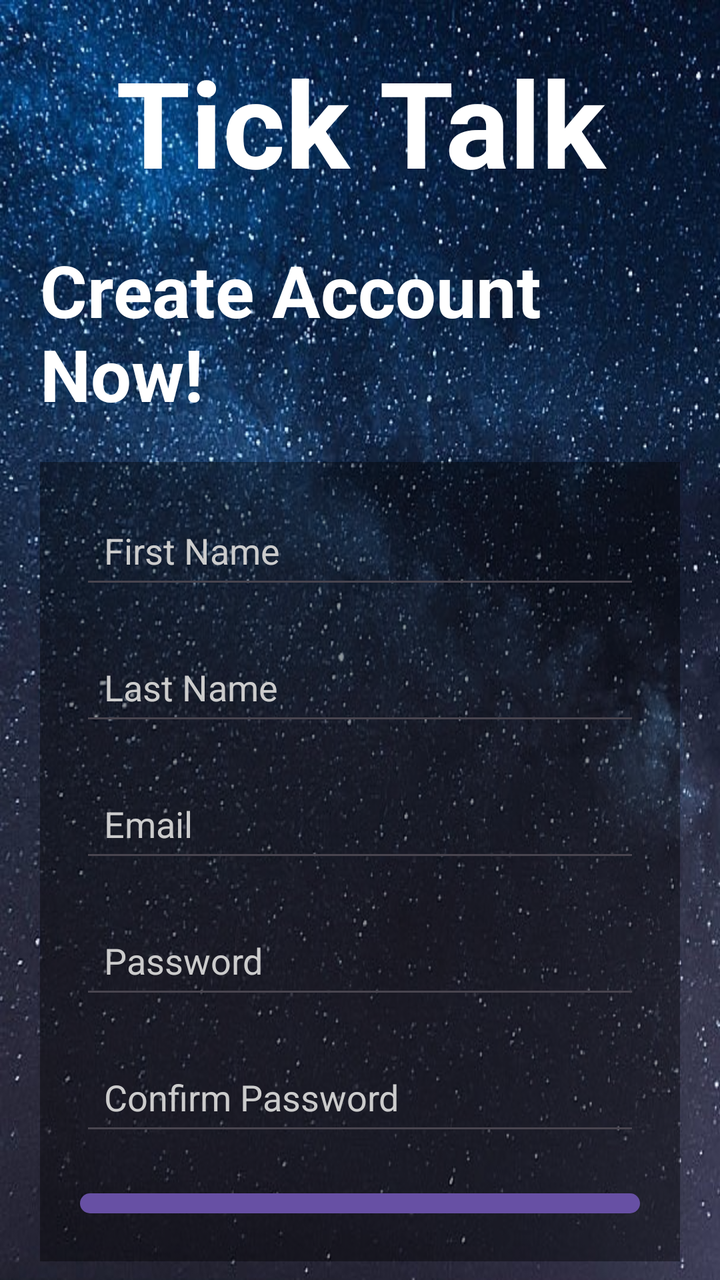
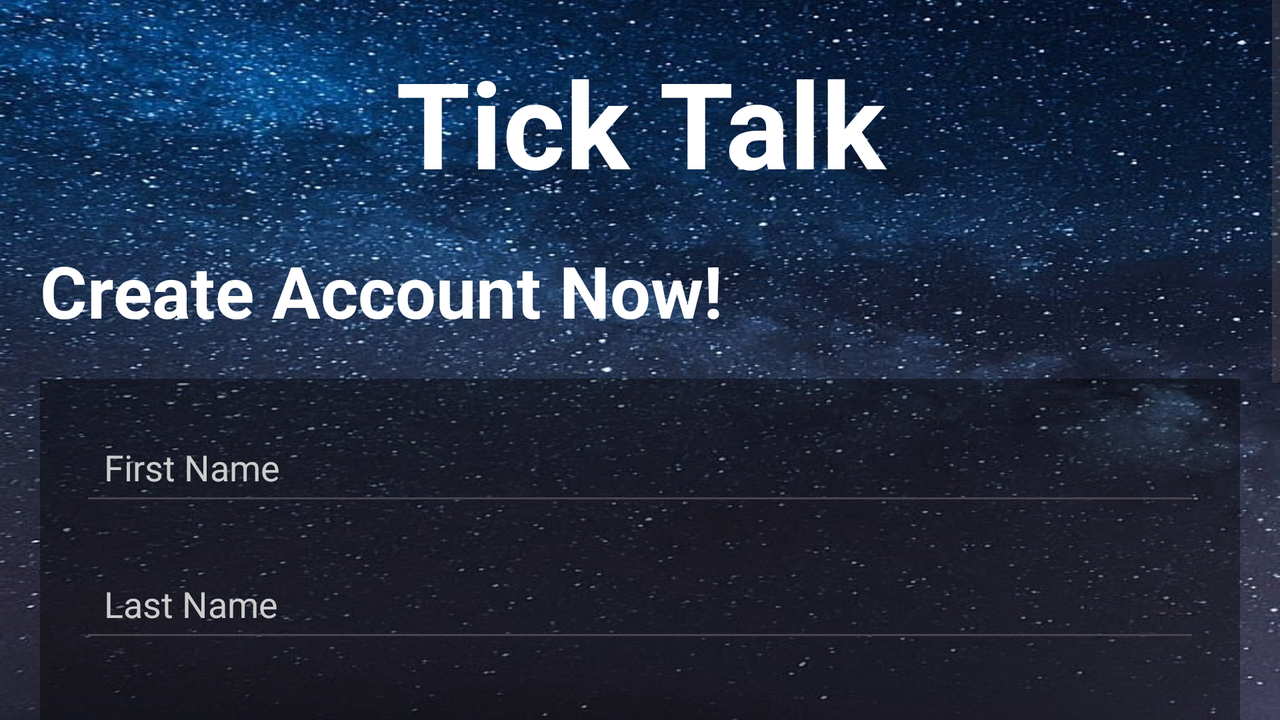

Two renders of one Android screen. The first uses the default layout on a phone; the second uses the alternative layout the repository ships for a different screen configuration, on a matching device. The two XML files are below.
<!-- AndroidManifest.xml: application theme Theme.Project2 -->
<!-- res/layout/activity_signup.xml -->
<?xml version="1.0" encoding="utf-8"?>
<androidx.constraintlayout.widget.ConstraintLayout xmlns:android="http://schemas.android.com/apk/res/android"
    xmlns:app="http://schemas.android.com/apk/res-auto"
    xmlns:tools="http://schemas.android.com/tools"
    android:id="@+id/main"
    android:layout_width="match_parent"
    android:layout_height="match_parent"
    android:background="@drawable/background"
    tools:context=".SignUpActivity">

    <LinearLayout
        android:layout_width="match_parent"
        android:layout_height="wrap_content"
        android:layout_marginTop="1dp"
        android:orientation="vertical"
        app:layout_constraintBottom_toBottomOf="parent"
        app:layout_constraintTop_toTopOf="parent"
        app:layout_constraintVertical_bias="0.5"
        tools:layout_editor_absoluteX="1dp">

        <TextView
            android:id="@+id/logo"
            android:layout_width="match_parent"
            android:layout_height="wrap_content"
            android:layout_margin="20dp"
            android:text="Tick Talk"
            android:textAlignment="center"
            android:textColor="@color/white"
            android:textSize="60sp"
            android:textStyle="bold"
            app:layout_constraintTop_toTopOf="parent" />

        <TextView
            android:id="@+id/welcome_message"
            android:layout_width="match_parent"
            android:layout_height="wrap_content"
            android:layout_marginLeft="20dp"
            android:layout_marginBottom="20dp"
            android:text="Create Account Now!"
            android:textColor="@color/white"
            android:textSize="36sp"
            android:textStyle="bold"
            app:layout_constraintTop_toTopOf="parent" />

        <LinearLayout
            android:layout_width="match_parent"
            android:layout_height="wrap_content"
            android:layout_marginLeft="20dp"
            android:layout_marginRight="20dp"
            android:layout_marginBottom="10dp"
            android:background="#66000000"
            android:orientation="vertical"
            android:padding="20dp"
            app:layout_constraintBottom_toBottomOf="parent"
            app:layout_constraintTop_toTopOf="parent"
            app:layout_constraintVertical_bias="0.5"
            tools:layout_editor_absoluteX="1dp">

            <EditText
                android:id="@+id/firstName"
                android:layout_width="match_parent"
                android:layout_height="wrap_content"
                android:layout_marginBottom="20dp"
                android:ems="10"
                android:hint="First Name"
                android:inputType="text"
                android:padding="12dp"
                android:textColor="#FFFFFF"
                android:textColorHint="#CCCCCC" />

            <EditText
                android:id="@+id/lastName"
                android:layout_width="match_parent"
                android:layout_height="wrap_content"
                android:layout_marginBottom="20dp"
                android:ems="10"
                android:hint="Last Name"
                android:padding="12dp"
                android:textColor="#FFFFFF"
                android:textColorHint="#CCCCCC" />

            <EditText
                android:id="@+id/email"
                android:layout_width="match_parent"
                android:layout_height="wrap_content"
                android:layout_marginBottom="20dp"
                android:ems="10"
                android:hint="Email"
                android:inputType="textEmailAddress"
                android:padding="12dp"
                android:textColor="#FFFFFF"
                android:textColorHint="#CCCCCC" />

            <EditText
                android:id="@+id/password"
                android:layout_width="match_parent"
                android:layout_height="wrap_content"
                android:layout_marginBottom="20dp"
                android:ems="10"
                android:hint="Password"
                android:inputType="textPassword"
                android:padding="12dp"
                android:textColor="#FFFFFF"
                android:textColorHint="#CCCCCC" />

            <EditText
                android:id="@+id/confirmPassword"
                android:layout_width="match_parent"
                android:layout_height="wrap_content"
                android:layout_marginBottom="20dp"
                android:ems="10"
                android:hint="Confirm Password"
                android:inputType="textPassword"
                android:padding="12dp"
                android:textColor="#FFFFFF"
                android:textColorHint="#CCCCCC" />

            <Button
                android:id="@+id/sign_up"
                android:layout_width="match_parent"
                android:layout_height="wrap_content"
                android:text="Sign Up"
                android:textStyle="bold" />

        </LinearLayout>

        <LinearLayout
            android:layout_width="match_parent"
            android:layout_height="wrap_content"
            android:layout_gravity="center"
            android:layout_marginLeft="40dp"
            android:layout_marginRight="40dp"
            android:orientation="horizontal"
            android:textAlignment="center">

            <TextView
                android:id="@+id/already_have_account"
                android:layout_width="wrap_content"
                android:layout_height="wrap_content"
                android:text="Alrady Have An Account?"
                android:textAlignment="center"
                android:textColor="@color/white"
                android:textSize="16sp"
                tools:layout_editor_absoluteX="174dp"
                tools:layout_editor_absoluteY="605dp" />

            <Button
                android:id="@+id/go_to_sign_in"
                android:layout_width="wrap_content"
                android:layout_height="wrap_content"
                android:backgroundTint="#00000000"
                android:padding="0dp"
                android:text="Sign In"
                android:textColor="@color/white"
                android:textSize="16sp"
                android:textStyle="bold" />
        </LinearLayout>

    </LinearLayout>


</androidx.constraintlayout.widget.ConstraintLayout>
<!-- resources referenced by this layout -->
<resources>
  <color name="white">#FFFFFFFF</color>
  <!-- drawable background: jpg bitmap (drawable, 140352 bytes) -->
  <style name="Theme.Project2" parent="Base.Theme.Project2" />
  <style name="Base.Theme.Project2" parent="Theme.Material3.DayNight.NoActionBar">
          
  
      </style>
</resources>
<!-- res/layout-land/activity_signup.xml (the repository's variant of the layout above) -->
<!-- drawn on the phone turned sideways -->
<?xml version="1.0" encoding="utf-8"?>
<androidx.constraintlayout.widget.ConstraintLayout xmlns:android="http://schemas.android.com/apk/res/android"
    xmlns:app="http://schemas.android.com/apk/res-auto"
    xmlns:tools="http://schemas.android.com/tools"
    android:id="@+id/main"
    android:layout_width="match_parent"
    android:layout_height="match_parent"
    android:background="@drawable/background"
    tools:context=".SignUpActivity">

    <ScrollView
        android:layout_width="match_parent"
        android:layout_height="match_parent">

        <LinearLayout
            android:layout_width="match_parent"
            android:layout_height="wrap_content"
            android:orientation="vertical">
            <LinearLayout
                android:layout_width="match_parent"
                android:layout_height="wrap_content"
                android:layout_marginTop="1dp"
                android:orientation="vertical"
                app:layout_constraintBottom_toBottomOf="parent"
                app:layout_constraintTop_toTopOf="parent"
                app:layout_constraintVertical_bias="0.5"
                tools:layout_editor_absoluteX="1dp">

                <TextView
                    android:id="@+id/logo"
                    android:layout_width="match_parent"
                    android:layout_height="wrap_content"
                    android:layout_margin="20dp"
                    android:text="Tick Talk"
                    android:textAlignment="center"
                    android:textColor="@color/white"
                    android:textSize="60sp"
                    android:textStyle="bold"
                    app:layout_constraintTop_toTopOf="parent" />

                <TextView
                    android:id="@+id/welcome_message"
                    android:layout_width="match_parent"
                    android:layout_height="wrap_content"
                    android:layout_marginLeft="20dp"
                    android:layout_marginBottom="20dp"
                    android:text="Create Account Now!"
                    android:textColor="@color/white"
                    android:textSize="36sp"
                    android:textStyle="bold"
                    app:layout_constraintTop_toTopOf="parent" />

                <LinearLayout
                    android:layout_width="match_parent"
                    android:layout_height="wrap_content"
                    android:layout_marginLeft="20dp"
                    android:layout_marginRight="20dp"
                    android:layout_marginBottom="10dp"
                    android:background="#66000000"
                    android:orientation="vertical"
                    android:padding="20dp"
                    app:layout_constraintBottom_toBottomOf="parent"
                    app:layout_constraintTop_toTopOf="parent"
                    app:layout_constraintVertical_bias="0.5"
                    tools:layout_editor_absoluteX="1dp">

                    <EditText
                        android:id="@+id/firstName"
                        android:layout_width="match_parent"
                        android:layout_height="wrap_content"
                        android:layout_marginBottom="20dp"
                        android:ems="10"
                        android:hint="First Name"
                        android:inputType="text"
                        android:padding="12dp"
                        android:textColor="#FFFFFF"
                        android:textColorHint="#CCCCCC" />

                    <EditText
                        android:id="@+id/lastName"
                        android:layout_width="match_parent"
                        android:layout_height="wrap_content"
                        android:layout_marginBottom="20dp"
                        android:ems="10"
                        android:hint="Last Name"
                        android:padding="12dp"
                        android:textColor="#FFFFFF"
                        android:textColorHint="#CCCCCC" />

                    <EditText
                        android:id="@+id/email"
                        android:layout_width="match_parent"
                        android:layout_height="wrap_content"
                        android:layout_marginBottom="20dp"
                        android:ems="10"
                        android:hint="Email"
                        android:inputType="textEmailAddress"
                        android:padding="12dp"
                        android:textColor="#FFFFFF"
                        android:textColorHint="#CCCCCC" />

                    <EditText
                        android:id="@+id/password"
                        android:layout_width="match_parent"
                        android:layout_height="wrap_content"
                        android:layout_marginBottom="20dp"
                        android:ems="10"
                        android:hint="Password"
                        android:inputType="textPassword"
                        android:padding="12dp"
                        android:textColor="#FFFFFF"
                        android:textColorHint="#CCCCCC" />

                    <EditText
                        android:id="@+id/confirmPassword"
                        android:layout_width="match_parent"
                        android:layout_height="wrap_content"
                        android:layout_marginBottom="20dp"
                        android:ems="10"
                        android:hint="Confirm Password"
                        android:inputType="textPassword"
                        android:padding="12dp"
                        android:textColor="#FFFFFF"
                        android:textColorHint="#CCCCCC" />

                    <Button
                        android:id="@+id/sign_up"
                        android:layout_width="match_parent"
                        android:layout_height="wrap_content"
                        android:text="Sign Up"
                        android:textStyle="bold" />

                </LinearLayout>

                <LinearLayout
                    android:layout_width="match_parent"
                    android:layout_height="wrap_content"
                    android:layout_gravity="center"
                    android:layout_marginLeft="40dp"
                    android:layout_marginRight="40dp"
                    android:orientation="horizontal"
                    android:textAlignment="center">

                    <TextView
                        android:id="@+id/already_have_account"
                        android:layout_width="wrap_content"
                        android:layout_height="wrap_content"
                        android:text="Alrady Have An Account?"
                        android:textAlignment="center"
                        android:textColor="@color/white"
                        android:textSize="16sp"
                        tools:layout_editor_absoluteX="174dp"
                        tools:layout_editor_absoluteY="605dp" />

                    <Button
                        android:id="@+id/go_to_sign_in"
                        android:layout_width="wrap_content"
                        android:layout_height="wrap_content"
                        android:backgroundTint="#00000000"
                        android:padding="0dp"
                        android:text="Sign In"
                        android:textColor="@color/white"
                        android:textSize="16sp"
                        android:textStyle="bold" />
                </LinearLayout>

            </LinearLayout>
        </LinearLayout>
    </ScrollView>

</androidx.constraintlayout.widget.ConstraintLayout>
